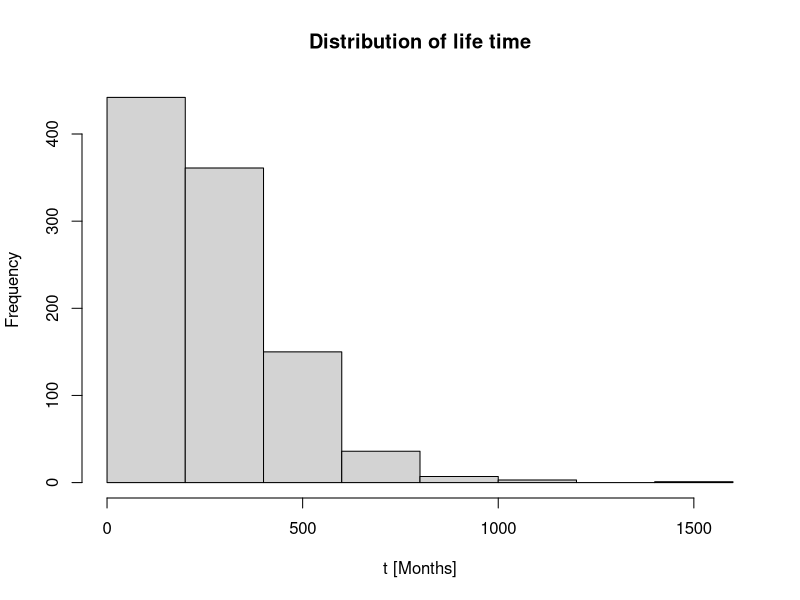
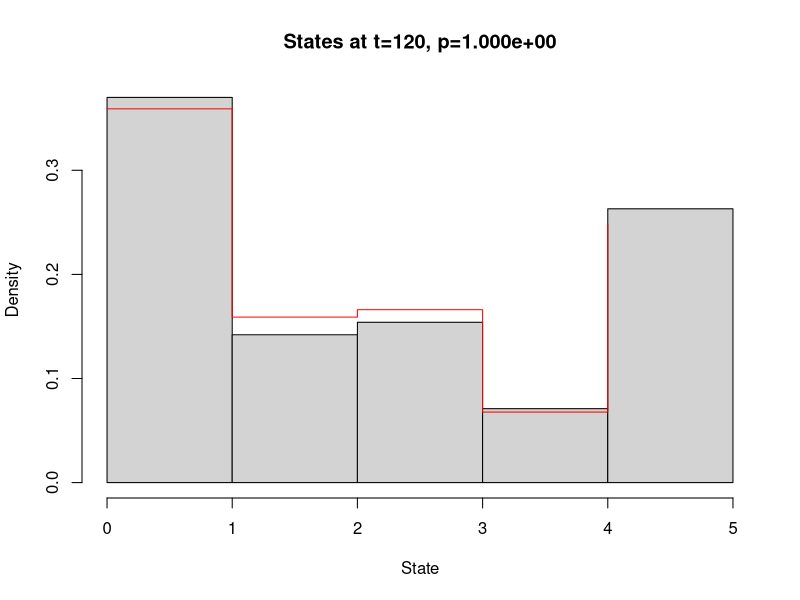
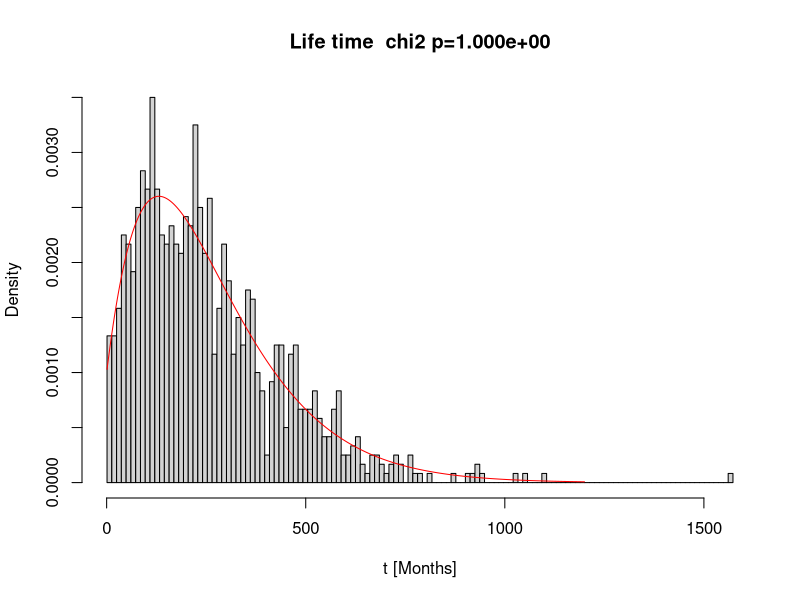

Here is the R script that generated these plots, in order:
library(expm)

# Opgave 1 ----------------------------------------------------------------
rm(list=ls())
#Define our P matrix
P = matrix(
  c(0.9915,0.005,0.0025,0     ,0.001,
    0     ,0.986,0.005 ,0.004 ,0.005,
    0     ,0    ,0.992 ,0.003 ,0.005,
    0     ,0    ,0     ,0.991 ,0.009,
    0     ,0    ,0     ,0     ,1    ),
  nrow = 5,
  ncol = 5)
P <- t(P)



N.women = 1000


simulate.cancer <- function(N.women=1000, t.max=Inf){
  '
  Simulates the evolution of women who previously had breast cancer

  Args:
    N.Women : the number of women to simulate
    t.max : the maximum number of time steps to take. If not specified we will continue until death
    P : Probability matrix, for moving between the states

  Returns:
    states : the time spent in each state for each woman
  '
  #Initialize all women in state 1
  women = rep(1,N.women)
  #Define matrix for saving how long each women spent in each state
  states = matrix(0, ncol = 5, nrow = N.women)
  
  
  for (i in 1:N.women){
    #Simulate each woman while either they are still alive, or until the maximum time step t.max, if specified  
    t = 0
    while (!(women[i]>4 || t>t.max)){
      #Update the time spent in the current state
      states[i,women[i]] = states[i,women[i]] + 1
      #Get the new state of the i'th woman
      women[i]=sample(x = c(1:5), size =1, replace =TRUE, prob = P[women[i],])
      #Update the time step
      t = t + 1
    }
  }
  return(list("states" = states, "women" = women))
}


simulation1 = simulate.cancer(N.women)

#Number of cases with distant cancer, is all the women that havn't been in state 2
N.distant = sum(simulation1$states[,2]==0)
#Number of cases with local cancer, is all the women that haven been in state 2
N.locally = sum(simulation1$states[,2]!=0)

#Calculate the ratio of women that get the cancer again locally
ratio.locally = N.locally/N.women
sprintf("Proportion of women for whom the cancer reappers locally is %s",(ratio.locally))

#The life time of each women can be calculated as the sum of time spent in each state
life.time = rowSums(simulation1$states)

#plot the life time distribution
hist(life.time, main = 'Distribution of life time', xlab = 't [Months]')

# Opgave 2 ----------------------------------------------------------------


#run the simulator upto t=120
simulation.t120 = simulate.cancer(N.women, t.max = 120)

#Plot the distribution of the states for the different women at t=120, and save the observed densities
observed = hist(simulation.t120$women, breaks = c(0:5), prob=TRUE, main='', xlab = 'State')$density

#Calculate the expected distribution
p0 = c(1,0,0,0,0)
expected = p0 %*% (P%^%120)
#Add the expected distribution to the plot
lines(c(0:4), expected, type="s", col="red")

chi2.test.samples = function(observed, expected){
  'Performs a chi2 test, given a list of observed and expected values'
  n = length(observed)
  t=0
  for (i in 1:n){
    t=t+((observed[i]-expected[i])^2)/expected[i]
  } 
  pvalue = 1- pchisq(t,df=n-1) 
  return(pvalue)
}

#Perform a chi2 test to compare the emperical distribution to the theoretical
p = chi2.test.samples(observed, expected)
title(sprintf("States at t=120, p=%0.3e",p))
sprintf("P-value for chi2 test between the emperical and expected distribution of states at t=120 is  p=%s",p)


####### Opgave 3

pt = function(t){
  'Calculate the probability distribution P(T=t) of living t months'
  #Define pi, the initial distribution of states at t=0
  pi = c(1,0,0,0)
  #p0 is the probability of dying at state 1,2,3,4
  p0 = P[1:4,5]
  #Ps is the first 4 rows and columns of P
  Ps = P[1:4,1:4]
  #Create a vector for storing the values
  p = vector()
  
  #The matrix power operator doesn't support non-scalar input, so we have to calculate the probabilities one by one
  for (i in t){
    p[i] = pi %*% (Ps%^%i) %*% p0
  }
  return(p)
}

#Plot the emperical distribution of life time again, here binned by every year
observed = hist(life.time, main = '', xlab = 't [Months]', prob=TRUE, breaks = seq(1,max(life.time)+12,12))$density

#Calculate the expected life time distribution
expected = pt(c(1:1200))

#Add the expected distribution as a line on our plot
lines(expected, col="red")

#Perform a chi2 test to compare the emperical distribution to the theoretical
p = chi2.test.samples(observed, expected)
#Update the title of the histogram with the p-value
title(sprintf('Life time  chi2 p=%0.3e',p))
sprintf("P-value for chi2 test between the emperical and expected distribution of life time is  p=%s",p)
